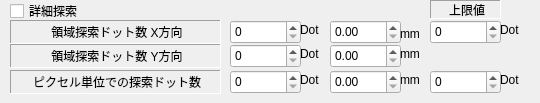
     <widget class="QWidget" name="tab_5">
      <attribute name="title">
       <string>探索</string>
      </attribute>
      <widget class="QLabel" name="label_31">
       <property name="geometry">
        <rect>
         <x>400</x>
         <y>70</y>
         <width>41</width>
         <height>20</height>
        </rect>
       </property>
       <property name="text">
        <string>mm</string>
       </property>
      </widget>
      <widget class="QDoubleSpinBox" name="doubleSpinBoxAreaSearchX">
       <property name="geometry">
        <rect>
         <x>330</x>
         <y>20</y>
         <width>71</width>
         <height>24</height>
        </rect>
       </property>
      </widget>
      <widget class="QLabel" name="label_6">
       <property name="geometry">
        <rect>
         <x>400</x>
         <y>24</y>
         <width>31</width>
         <height>20</height>
        </rect>
       </property>
       <property name="text">
        <string>mm</string>
       </property>
      </widget>
      <widget class="QSpinBox" name="EditAreaSearchX">
       <property name="geometry">
        <rect>
         <x>230</x>
         <y>20</y>
         <width>71</width>
         <height>24</height>
        </rect>
       </property>
      </widget>
      <widget class="QDoubleSpinBox" name="doubleSpinBoxSelfSearch">
       <property name="geometry">
        <rect>
         <x>330</x>
         <y>70</y>
         <width>71</width>
         <height>24</height>
        </rect>
       </property>
      </widget>
      <widget class="QLabel" name="label_3">
       <property name="geometry">
        <rect>
         <x>300</x>
         <y>20</y>
         <width>21</width>
         <height>20</height>
        </rect>
       </property>
       <property name="text">
        <string>Dot</string>
       </property>
      </widget>
      <widget class="QSpinBox" name="EditSelfSearch">
       <property name="geometry">
        <rect>
         <x>230</x>
         <y>70</y>
         <width>71</width>
         <height>24</height>
        </rect>
       </property>
      </widget>
      <widget class="QLabel" name="label_27">
       <property name="geometry">
        <rect>
         <x>10</x>
         <y>70</y>
         <width>211</width>
         <height>24</height>
        </rect>
       </property>
       <property name="frameShape">
        <enum>QFrame::Panel</enum>
       </property>
       <property name="frameShadow">
        <enum>QFrame::Sunken</enum>
       </property>
       <property name="text">
        <string>ピクセル単位での探索ドット数</string>
       </property>
       <property name="alignment">
        <set>Qt::AlignCenter|Qt::AlignHCenter|Qt::AlignLeading|Qt::AlignLeft|Qt::AlignVCenter</set>
       </property>
      </widget>
      <widget class="QLabel" name="label_5">
       <property name="geometry">
        <rect>
         <x>300</x>
         <y>70</y>
         <width>31</width>
         <height>20</height>
        </rect>
       </property>
       <property name="text">
        <string>Dot</string>
       </property>
      </widget>
      <widget class="QSpinBox" name="EditMaxAreaSearch">
       <property name="geometry">
        <rect>
         <x>430</x>
         <y>20</y>
         <width>71</width>
         <height>24</height>
        </rect>
       </property>
      </widget>
      <widget class="QLabel" name="label_109">
       <property name="geometry">
        <rect>
         <x>500</x>
         <y>20</y>
         <width>21</width>
         <height>20</height>
        </rect>
       </property>
       <property name="text">
        <string>Dot</string>
       </property>
      </widget>
      <widget class="QSpinBox" name="EditMaxSelfSearch">
       <property name="geometry">
        <rect>
         <x>430</x>
         <y>70</y>
         <width>71</width>
         <height>24</height>
        </rect>
       </property>
      </widget>
      <widget class="QLabel" name="label_110">
       <property name="geometry">
        <rect>
         <x>500</x>
         <y>70</y>
         <width>31</width>
         <height>20</height>
        </rect>
       </property>
       <property name="text">
        <string>Dot</string>
       </property>
      </widget>
      <widget class="QLabel" name="label_111">
       <property name="geometry">
        <rect>
         <x>430</x>
         <y>0</y>
         <width>71</width>
         <height>19</height>
        </rect>
       </property>
       <property name="frameShape">
        <enum>QFrame::Panel</enum>
       </property>
       <property name="frameShadow">
        <enum>QFrame::Sunken</enum>
       </property>
       <property name="text">
        <string>上限値</string>
       </property>
       <property name="alignment">
        <set>Qt::AlignCenter|Qt::AlignHCenter|Qt::AlignLeading|Qt::AlignLeft|Qt::AlignVCenter</set>
       </property>
      </widget>
      <widget class="QLabel" name="label_115">
       <property name="geometry">
        <rect>
         <x>10</x>
         <y>44</y>
         <width>211</width>
         <height>24</height>
        </rect>
       </property>
       <property name="frameShape">
        <enum>QFrame::Panel</enum>
       </property>
       <property name="frameShadow">
        <enum>QFrame::Sunken</enum>
       </property>
       <property name="text">
        <string>領域探索ドット数 Y方向</string>
       </property>
       <property name="alignment">
        <set>Qt::AlignCenter|Qt::AlignHCenter|Qt::AlignLeading|Qt::AlignLeft|Qt::AlignVCenter</set>
       </property>
      </widget>
      <widget class="QDoubleSpinBox" name="doubleSpinBoxAreaSearchY">
       <property name="geometry">
        <rect>
         <x>330</x>
         <y>44</y>
         <width>71</width>
         <height>24</height>
        </rect>
       </property>
      </widget>
      <widget class="QLabel" name="label_116">
       <property name="geometry">
        <rect>
         <x>400</x>
         <y>44</y>
         <width>31</width>
         <height>20</height>
        </rect>
       </property>
       <property name="text">
        <string>mm</string>
       </property>
      </widget>
      <widget class="QLabel" name="label_117">
       <property name="geometry">
        <rect>
         <x>300</x>
         <y>44</y>
         <width>21</width>
         <height>20</height>
        </rect>
       </property>
       <property name="text">
        <string>Dot</string>
       </property>
      </widget>
      <widget class="QSpinBox" name="EditAreaSearchY">
       <property name="geometry">
        <rect>
         <x>230</x>
         <y>44</y>
         <width>71</width>
         <height>24</height>
        </rect>
       </property>
      </widget>
      <widget class="QLabel" name="label_118">
       <property name="geometry">
        <rect>
         <x>10</x>
         <y>20</y>
         <width>211</width>
         <height>24</height>
        </rect>
       </property>
       <property name="frameShape">
        <enum>QFrame::Panel</enum>
       </property>
       <property name="frameShadow">
        <enum>QFrame::Sunken</enum>
       </property>
       <property name="text">
        <string>領域探索ドット数 X方向</string>
       </property>
       <property name="alignment">
        <set>Qt::AlignCenter|Qt::AlignHCenter|Qt::AlignLeading|Qt::AlignLeft|Qt::AlignVCenter</set>
       </property>
      </widget>
      <widget class="QCheckBox" name="checkBoxPreciseSearch">
       <property name="geometry">
        <rect>
         <x>10</x>
         <y>0</y>
         <width>231</width>
         <height>22</height>
        </rect>
       </property>
       <property name="text">
        <string>詳細探索</string>
       </property>
      </widget>
     </widget>
